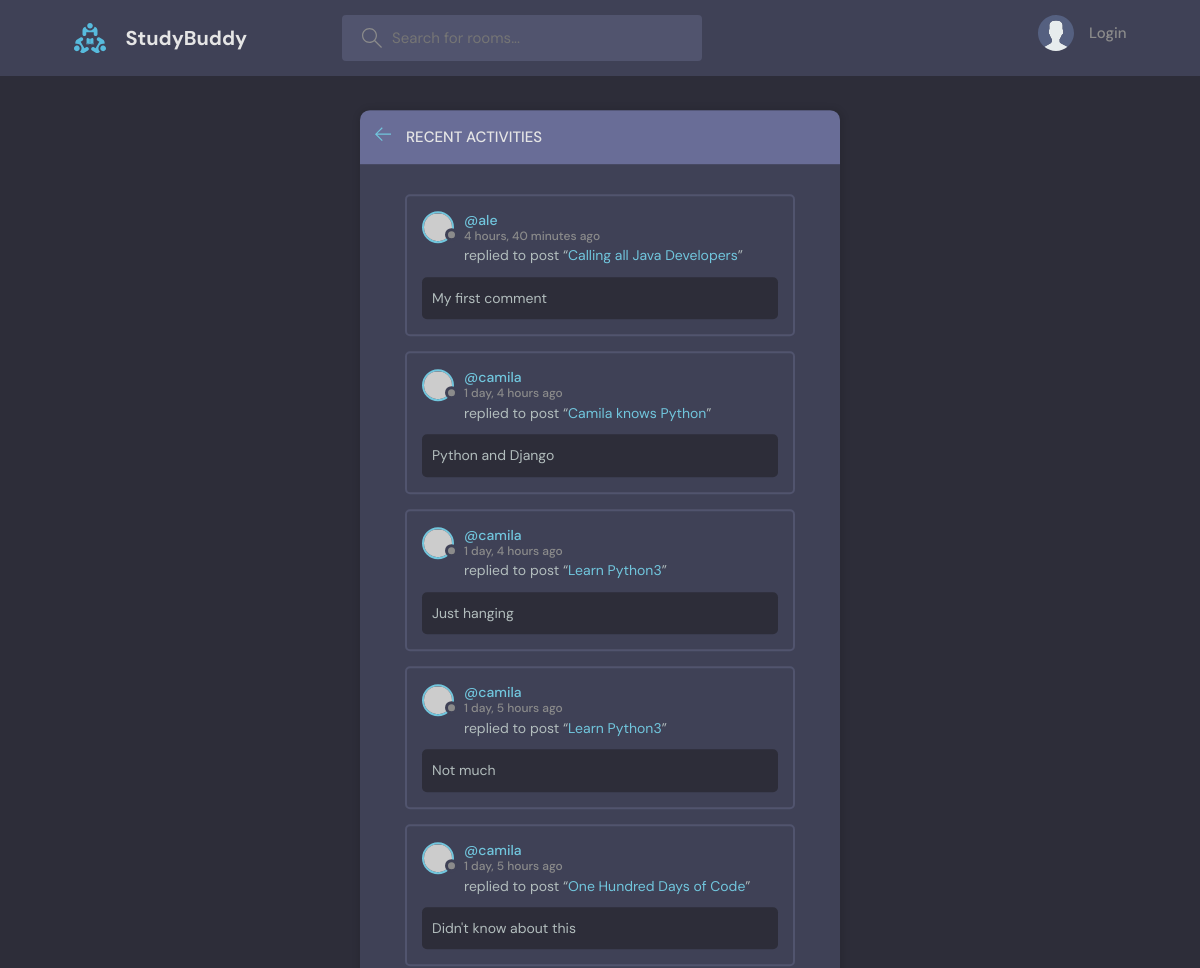
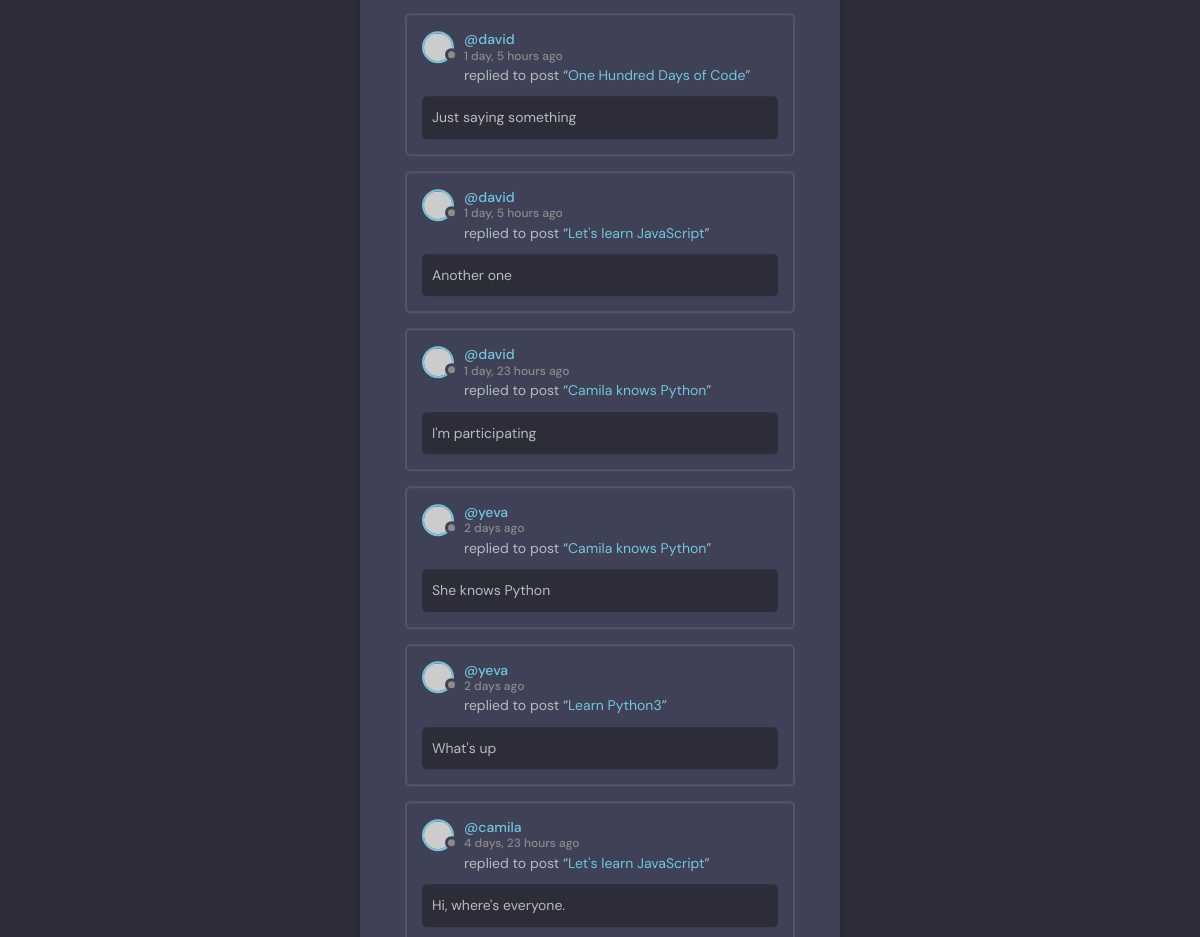
The page /activity/ on the database its author committed (2 pictures, top to bottom).
### base/models.py (models this page shows, shortened)
class Message(models.Model):
    user = models.ForeignKey(User, on_delete=models.CASCADE)
    room = models.ForeignKey(Room, on_delete=models.CASCADE)
    body = models.TextField()
    updated = models.DateTimeField(auto_now=True)
    created = models.DateTimeField(auto_now_add=True)
    class Meta:
        ordering = ['-updated', '-created']

class Room(models.Model):
    host = models.ForeignKey(User, on_delete=models.SET_NULL, null=True)
    topic = models.ForeignKey(Topic, on_delete=models.SET_NULL, null=True)
    name = models.CharField(max_length=200)
    description = models.TextField(null=True, blank=True)
    participants = models.ManyToManyField(User, related_name='participants', blank=True)
    updated = models.DateTimeField(auto_now=True)
    created = models.DateTimeField(auto_now_add=True)
    class Meta:
        ordering = ['-updated', '-created']
    def __str__(self):
        return self.name

### base/views.py (the view)
# urls.py: path('activity/', views.activity_page, name='activity'),
def activity_page(request):
    room_messages = Message.objects.all()
    context = {'room_messages': room_messages}
    return render(request, 'base/activity.html', context)

### base/templates/base/activity.html (shortened to what this page needs)
{% extends 'main.html' %}
{% block content %}
<main class="layout">
    <div class="container">
        <div class="layout__box">
            <div class="layout__boxHeader">
                <div class="layout__boxTitle">
                    <a href="{% url 'home' %}">
                    <svg version="1.1" xmlns="http://www.w3.org/2000/svg" width="32" height="32" viewBox="0 0 32 32">
                        <title>arrow-left</title>
                        <path
                        d="M13.723 2.286l-13.723 13.714 13.719 13.714 1.616-1.611-10.96-10.96h27.625v-2.286h-27.625l10.965-10.965-1.616-1.607z"
                        ></path>
                    </svg>
                    </a>
                    <h3>Recent Activities</h3>
                </div>
            </div>
            <div class="activities-page layout__body">
                {% for message in room_messages %}
                    <div class="activities__box">
                        <div class="activities__boxHeader roomListRoom__header">
                            <a href="{% url 'user-profile' message.user.id %}" class="roomListRoom__author">
                            <div class="avatar avatar--small">
                                <img src="https://randomuser.me/api/portraits/women/11.jpg" />
                            </div>
                            <p>
                                @{{message.user}}
                                <span>{{message.created|timesince}} ago</span>
                            </p>
                            </a>
                        </div>
                        <div class="activities__boxContent">
                            <p>replied to post “<a href="{% url 'room' message.room.id %}">{{message.room}}</a>”</p>
                            <div class="activities__boxRoomContent">
                                {{message.body}}
                            </div>
                        </div>
                    </div>
                {% endfor %}
            </div>
        </div>
    </div>
</main>
{% endblock content %}

### static/styles/main.css (style rules this page uses)
:root { --color-main: #71c6dd; --color-main-light: #e1f6fb; --color-dark: #3f4156; --color-dark-medium: #51546e; --color-dark-light: #696d97; --color-light: #e5e5e5; --color-gray: #8b8b8b; --color-light-gray: #b2bdbd; --color-bg: #2d2d39; --color-success: #5dd693; --color-error: #fc4b0b; }
* { font-family: "DM Sans", -apple-system, BlinkMacSystemFont, "Segoe UI", Roboto, Oxygen, Ubuntu, Cantarell, "Open Sans", "Helvetica Neue", sans-serif; margin: 0; padding: 0; box-sizing: border-box; text-rendering: optimizeLegibility; font-size: inherit; }
html { font-size: 56.25%; }
@media only screen and (min-width: 1200px) { html { font-size: 62.5%; } }
body { line-height: 1.6; font-weight: 400; font-size: 1.5rem; color: var(--color-light-gray); background-color: var(--color-bg); min-height: 100vh; }
img { width: 100%; }
a { display: inline-block; color: var(--color-main); text-decoration: none; }
.container { max-width: 120rem; width: 90%; margin: auto; }
.avatar { position: relative; display: inline-block; border-radius: 50%; border: 2px solid var(--color-main); }
.avatar img { display: block; border-radius: 50%; object-fit: cover; object-position: center; }
.avatar::after { content: ""; display: block; position: absolute; background-color: var(--color-gray); z-index: 111; border-radius: 50%; border: 0.3rem solid var(--color-dark); }
.avatar.avatar--small img { width: 2.8rem; height: 2.8rem; }
.avatar.avatar--small:after { width: 0.7rem; height: 0.7rem; bottom: 0px; right: -6px; }
.layout { margin-top: 2.4rem; }
.layout > .container { display: flex; justify-content: space-between; align-items: flex-start; }
.layout__box { width: 90%; max-width: 48rem; min-height: 40rem; position: absolute; top: 50%; left: 50%; transform: translate(-50%, -46%); background-color: var(--color-dark); border-radius: 1rem; box-shadow: 1px 1px 6px 3px rgba(0, 0, 0, 0.1); overflow: hidden; }
.layout__boxHeader { display: flex; padding: 1.5rem; background-color: var(--color-dark-light); }
.layout__boxTitle { display: flex; gap: 1.5rem; align-items: center; }
.layout__boxTitle h3 { text-transform: uppercase; font-weight: 500; color: var(--color-light); }
.layout__boxTitle svg { width: 1.6rem; height: 1.6rem; fill: var(--color-main); }
.layout__body { margin: 3rem; }
.roomListRoom__header { display: flex; justify-content: space-between; align-items: center; }
.roomListRoom__author { font-weight: 500; display: flex; align-items: center; gap: 1rem; }
.activities__box { margin: 1.5rem; padding: 1.5rem; border: 2px solid var(--color-dark-medium); border-radius: 5px; }
.activities__boxHeader p { font-size: 1.4rem; line-height: 1.3; }
.activities__boxHeader p span { color: var(--color-gray); font-size: 1.2rem; display: block; }
.activities__boxContent { margin-left: 4.2rem; }
.activities__boxContent { font-size: 1.4rem; }
.activities__boxRoomContent { background: var(--color-bg); padding: 1rem; border-radius: 5px; margin-top: 1rem; margin-left: -4.2rem; }

### rows shown on the page
Message: user "ale", created "4 hours, 40 minutes", room "Calling all Java Developers", body "My first comment"
Message: user "camila", created "1 day, 4 hours", room "Camila knows Python", body "Python and Django"
Message: user "camila", created "1 day, 4 hours", room "Learn Python3", body "Just hanging"
Message: user "camila", created "1 day, 5 hours", room "Learn Python3", body "Not much"
Message: user "camila", created "1 day, 5 hours", room "One Hundred Days of Code", body "Didn't know about this"
Message: user "david", created "1 day, 5 hours", room "One Hundred Days of Code", body "Just saying something"
Message: user "david", created "1 day, 5 hours", room "Let's learn JavaScript", body "Another one"
Message: user "david", created "1 day, 23 hours", room "Camila knows Python", body "I'm participating"
Message: user "yeva", created "2 days", room "Camila knows Python", body "She knows Python"
Message: user "yeva", created "2 days", room "Learn Python3", body "What's up"
Message: user "camila", created "4 days, 23 hours", room "Let's learn JavaScript", body "Hi, where's everyone."
